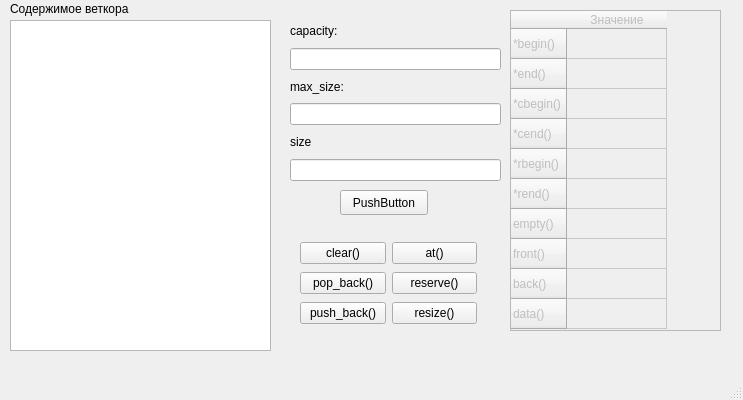
<?xml version="1.0" encoding="UTF-8"?>
<ui version="4.0">
 <class>MainWindow</class>
 <widget class="QMainWindow" name="MainWindow">
  <property name="geometry">
   <rect>
    <x>0</x>
    <y>0</y>
    <width>743</width>
    <height>400</height>
   </rect>
  </property>
  <property name="windowTitle">
   <string>MainWindow</string>
  </property>
  <widget class="QWidget" name="centralwidget">
   <widget class="QListWidget" name="listWidget">
    <property name="geometry">
     <rect>
      <x>10</x>
      <y>20</y>
      <width>261</width>
      <height>331</height>
     </rect>
    </property>
   </widget>
   <widget class="QTableWidget" name="tableIter">
    <property name="enabled">
     <bool>false</bool>
    </property>
    <property name="geometry">
     <rect>
      <x>510</x>
      <y>10</y>
      <width>211</width>
      <height>321</height>
     </rect>
    </property>
    <row>
     <property name="text">
      <string>*begin()</string>
     </property>
    </row>
    <row>
     <property name="text">
      <string>*end()</string>
     </property>
    </row>
    <row>
     <property name="text">
      <string>*cbegin()</string>
     </property>
    </row>
    <row>
     <property name="text">
      <string>*cend()</string>
     </property>
    </row>
    <row>
     <property name="text">
      <string>*rbegin()</string>
     </property>
    </row>
    <row>
     <property name="text">
      <string>*rend()</string>
     </property>
    </row>
    <row>
     <property name="text">
      <string>empty()</string>
     </property>
    </row>
    <row>
     <property name="text">
      <string>front()</string>
     </property>
    </row>
    <row>
     <property name="text">
      <string>back()</string>
     </property>
    </row>
    <row>
     <property name="text">
      <string>data()</string>
     </property>
    </row>
    <column>
     <property name="text">
      <string>Значение</string>
     </property>
    </column>
   </widget>
   <widget class="QLabel" name="label_4">
    <property name="geometry">
     <rect>
      <x>10</x>
      <y>0</y>
      <width>161</width>
      <height>17</height>
     </rect>
    </property>
    <property name="text">
     <string>Содержимое веткора</string>
    </property>
   </widget>
   <widget class="QWidget" name="layoutWidget">
    <property name="geometry">
     <rect>
      <x>290</x>
      <y>20</y>
      <width>211</width>
      <height>161</height>
     </rect>
    </property>
    <layout class="QVBoxLayout" name="verticalLayout">
     <item>
      <widget class="QLabel" name="label">
       <property name="text">
        <string>capacity:</string>
       </property>
      </widget>
     </item>
     <item>
      <widget class="QLineEdit" name="lineCapacity">
       <property name="readOnly">
        <bool>true</bool>
       </property>
      </widget>
     </item>
     <item>
      <widget class="QLabel" name="label_2">
       <property name="text">
        <string>max_size:</string>
       </property>
      </widget>
     </item>
     <item>
      <widget class="QLineEdit" name="lineMaxSize">
       <property name="readOnly">
        <bool>true</bool>
       </property>
      </widget>
     </item>
     <item>
      <widget class="QLabel" name="label_3">
       <property name="text">
        <string>size</string>
       </property>
      </widget>
     </item>
     <item>
      <widget class="QLineEdit" name="lineSize">
       <property name="readOnly">
        <bool>true</bool>
       </property>
      </widget>
     </item>
    </layout>
   </widget>
   <widget class="QWidget" name="layoutWidget">
    <property name="geometry">
     <rect>
      <x>300</x>
      <y>240</y>
      <width>177</width>
      <height>89</height>
     </rect>
    </property>
    <layout class="QGridLayout" name="gridLayout">
     <item row="0" column="0">
      <widget class="QPushButton" name="buttonClear">
       <property name="text">
        <string>clear()</string>
       </property>
      </widget>
     </item>
     <item row="0" column="1">
      <widget class="QPushButton" name="buttonAt">
       <property name="text">
        <string>at()</string>
       </property>
      </widget>
     </item>
     <item row="1" column="0">
      <widget class="QPushButton" name="buttonPopBack">
       <property name="text">
        <string>pop_back()</string>
       </property>
      </widget>
     </item>
     <item row="1" column="1">
      <widget class="QPushButton" name="buttonReserve">
       <property name="text">
        <string>reserve()</string>
       </property>
      </widget>
     </item>
     <item row="2" column="0">
      <widget class="QPushButton" name="buttonPushBack">
       <property name="text">
        <string>push_back()</string>
       </property>
      </widget>
     </item>
     <item row="2" column="1">
      <widget class="QPushButton" name="buttonResize">
       <property name="text">
        <string>resize()</string>
       </property>
      </widget>
     </item>
    </layout>
   </widget>
   <widget class="QPushButton" name="pushButton">
    <property name="geometry">
     <rect>
      <x>340</x>
      <y>190</y>
      <width>88</width>
      <height>25</height>
     </rect>
    </property>
    <property name="text">
     <string>PushButton</string>
    </property>
   </widget>
  </widget>
  <widget class="QMenuBar" name="menubar">
   <property name="geometry">
    <rect>
     <x>0</x>
     <y>0</y>
     <width>743</width>
     <height>22</height>
    </rect>
   </property>
  </widget>
  <widget class="QStatusBar" name="statusbar"/>
 </widget>
 <resources/>
 <connections/>
</ui>
